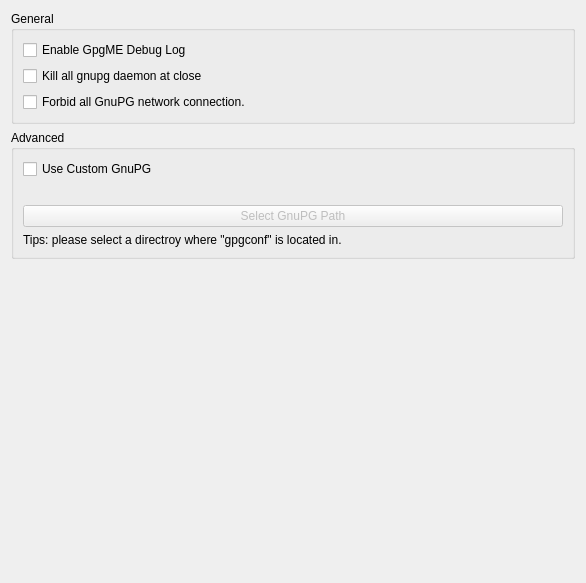
<?xml version="1.0" encoding="UTF-8"?>
<ui version="4.0">
 <class>GnuPGSettings</class>
 <widget class="QWidget" name="GnuPGSettings">
  <property name="geometry">
   <rect>
    <x>0</x>
    <y>0</y>
    <width>586</width>
    <height>583</height>
   </rect>
  </property>
  <property name="windowTitle">
   <string>GnuPG</string>
  </property>
  <layout class="QVBoxLayout" name="verticalLayout_2">
   <item>
    <widget class="QGroupBox" name="generalGroupBox">
     <property name="title">
      <string>General</string>
     </property>
     <layout class="QVBoxLayout" name="verticalLayout">
      <item>
       <layout class="QVBoxLayout" name="verticalLayout_3">
        <item>
         <layout class="QVBoxLayout" name="verticalLayout_7">
          <item>
           <widget class="QCheckBox" name="gpgmeDebugLogCheckBox">
            <property name="text">
             <string>Enable GpgME Debug Log</string>
            </property>
           </widget>
          </item>
          <item>
           <widget class="QCheckBox" name="killAllGnuPGDaemonCheckBox">
            <property name="text">
             <string>Kill all gnupg daemon at close</string>
            </property>
           </widget>
          </item>
          <item>
           <widget class="QCheckBox" name="forbidALLGnuPGNetworkConnectionCheckBox">
            <property name="text">
             <string>Forbid all GnuPG network connection.</string>
            </property>
           </widget>
          </item>
         </layout>
        </item>
       </layout>
      </item>
     </layout>
    </widget>
   </item>
   <item>
    <widget class="QGroupBox" name="advancedGroupBox">
     <property name="title">
      <string>Advanced</string>
     </property>
     <layout class="QVBoxLayout" name="verticalLayout_4">
      <item>
       <layout class="QVBoxLayout" name="verticalLayout_9">
        <item>
         <widget class="QCheckBox" name="useCustomGnuPGInstallPathCheckBox">
          <property name="text">
           <string>Use Custom GnuPG</string>
          </property>
         </widget>
        </item>
        <item>
         <widget class="QLabel" name="currentCustomGnuPGInstallPathLabel">
          <property name="text">
           <string/>
          </property>
         </widget>
        </item>
        <item>
         <widget class="QPushButton" name="useCustomGnuPGInstallPathButton">
          <property name="enabled">
           <bool>false</bool>
          </property>
          <property name="text">
           <string>Select GnuPG Path</string>
          </property>
         </widget>
        </item>
        <item>
         <widget class="QLabel" name="customGnuPGPathTipsLabel">
          <property name="text">
           <string>Tips: please select a directroy where &quot;gpgconf&quot; is located in.</string>
          </property>
         </widget>
        </item>
       </layout>
      </item>
     </layout>
    </widget>
   </item>
   <item>
    <spacer name="verticalSpacer">
     <property name="orientation">
      <enum>Qt::Vertical</enum>
     </property>
     <property name="sizeHint" stdset="0">
      <size>
       <width>20</width>
       <height>40</height>
      </size>
     </property>
    </spacer>
   </item>
  </layout>
 </widget>
 <resources/>
 <connections/>
</ui>
